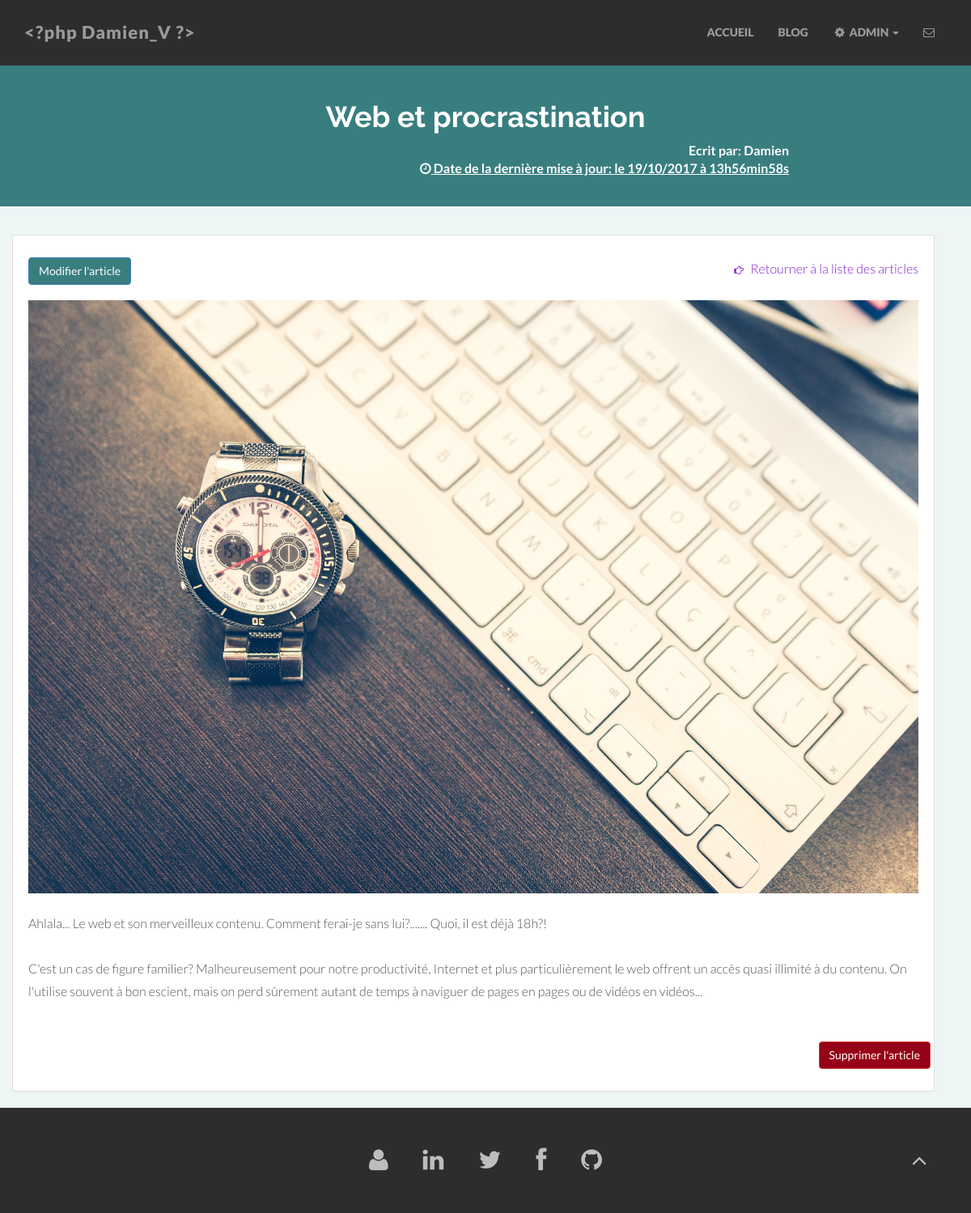
Page /index.php?post&id=64 on the committed database.
### tables this page shows
CREATE TABLE `post` (
  `id` int(11) NOT NULL,
  `title` varchar(255) NOT NULL,
  `content` text NOT NULL,
  `author` varchar(50) NOT NULL,
  `creation_date` datetime NOT NULL,
  `update_date` datetime DEFAULT NULL,
  `photo` varchar(255) NOT NULL
);

### app/Controller.php (called while the page is built, shortened)
<?php
class Controller
{
    protected $post_manager;
    public function __construct()
    {
        $this->db = Database::connect();
        $this->post_manager = new Manager($this->db);
    }
    public function getPost()
    {
        if(!empty($_GET['id']))
        {
            $id = Functions::checkinput($_GET['id']);
        }
        else
        {
            $id = 1;
        }
        $post = $this->post_manager->getPost($id);
        include "pages/post.php";
    }
}

### app/Autoloader.php (called while the page is built, shortened)
<?php
class Autoloader
{
    public static function autoload($class)
    {
        $class = str_replace(__NAMESPACE__."\\", "", $class);
        $class = str_replace("\\", "/", $class);
    }
}

### app/Database.php (called while the page is built, shortened)
<?php
class Database
{
    private static $dbHost = "localhost";
    private static $dbName = "personnal_blog";
    private static $dbUser = "root";
    private static $dbUserPassword = "";
    private static $connection = null;
    public static function connect()
    {
        try
        {
            self::$connection = new \PDO("mysql:host=" . self::$dbHost . "; dbname=" . self::$dbName, self::$dbUser, self::$dbUserPassword);
        }
        catch (PDOException $e)
        {
            die($e -> getMessage());
        }
        return self::$connection;
    }
    public static function disconnect()
    {
        self::$connection = null;
    }
}

### app/Functions.php (called while the page is built, shortened)
<?php
class Functions
{
    public static function checkInput($data)
    {
        $data = trim($data);
        $data = stripslashes($data);
        $data = htmlspecialchars($data);
        return $data;
    }
}

### app/Manager.php (called while the page is built, shortened)
<?php
class Manager
{
    private $database;
    public function __construct($database)
    {
        $this->database = $database;
    }
    public function getPost($id)
    {
        $statement = $this->database->prepare("   SELECT id, title, content, author, photo, DATE_FORMAT(creation_date, 'le %d/%m/%Y à %Hh%imin%ss') AS creation_date_fr, DATE_FORMAT(update_date, 'le %d/%m/%Y à %Hh%imin%ss') AS update_date_fr
                                                  FROM post
                                                  WHERE id = ?");
        $statement->execute(array($id));
        $datas = $statement->fetch();
        $post = new Post($datas);
        return $post;
    }
}

### app/Post.php (called while the page is built, shortened)
<?php
class Post
{
    protected $id;
    protected $title;
    protected $content;
    protected $author;
    protected $creation_date_fr;
    protected $update_date_fr;
    protected $photo;
    public function getId()
    {
        return $this->id;
    }
    public function getTitle()
    {
        return $this->title;
    }
    public function getContent()
    {
        return nl2br($this->content);
    }
    public function getAuthor()
    {
        return $this->author;
    }
    public function getCreationDate()
    {
        return $this->creation_date_fr;
    }
    public function getUpdateDate()
    {
        return $this->update_date_fr;
    }
    public function getPhoto()
    {
        return $this->photo;
    }
    public function setAuthor($author)
    {
        $this->author = $author;
    }
    public function setId($id)
    {
        $this->id = $id;
    }
    public function setTitle($title)
    {
        $this->title = $title;
    }
    public function setContent($content)
    {
        $this->content = $content;
    }
    public function setCreationDate($creation_date)
    {
        $this->creation_date_fr = $creation_date;
    }
    public function setUpdateDate($update_date)
    {
        $this->update_date_fr = $update_date;
    }
    public function setPhoto($photo)
    {
        $this->photo = $photo;
    }
}

### pages/post.php (the view, shortened to what this page needs)
<div id="blue">
    <div class="container">
        <div class="row centered">
            <div class="col-lg-8 col-lg-offset-2">
                <h1 class="text-center"><b><?= $post->getTitle(); ?></b></h1>
                <div class="text-right">
                    <div><b>
                            <?php
                            if($post->getUpdateDate() != $post->getCreationDate())
                            {
                                echo "Mis à jour";
                            }
                            else
                            {
                                echo "Ecrit";
                            }
                            ?> par: <?= $post->getAuthor(); ?></b>
                        <div style="text-decoration: underline; font-weight: bold;"><i class="fa fa-clock-o" aria-hidden="true"></i> Date de la dernière mise à jour: <?= $post->getUpdateDate(); ?></div>
                    </div>
                </div>
            </div>
        </div>
    </div>
</div>
<div class="container desc">
    <div class="row thumbnail home-post-mobile">
        <br>
        <div class="text-left col-md-6" ><a href="index.php?update&id=<?= $post->getId(); ?>" class="btn btn-primary">Modifier l'article</a></div>
        <div class="text-right col-md-6">
            <a href="index.php?blog" class="return"><p><i class="fa fa-hand-o-right" aria-hidden="true"></i> Retourner à la liste des articles</p></a>
        </div>
        <br>
        <br>
        <div class="col-xs-12">
            <img class="center-block img-responsive" src="assets/post_photo/<?= $post->getPhoto(); ?>" alt="">
        </div>
        <br>
        <div class="col-xs-12">
            <p class="post-content"><?= $post->getContent(); ?></p>
        </div>
        <br>
        <div class="text-right"><a class="btn btn-danger" data-toggle="modal" data-target="#suppressModal">Supprimer l'article</a></div>
        <br>
    </div>
</div>

### assets/css/main.css (style rules this page uses)
body { background-color: #edf5f5; font-family: "Lato"; font-weight: 300; font-size: 16px; color: #555; -webkit-font-smoothing: antialiased; -webkit-overflow-scrolling: touch; margin-top: 70px; }
h1, h2, h3, h4, h5, h6 { font-family: "Raleway"; font-weight: 300; color: #333; }
p { line-height: 28px; margin-bottom: 25px; }
.centered { text-align: center; }
a { color: #831FCC; word-wrap: break-word; -webkit-transition: color 0.1s ease-in, background 0.1s ease-in; -moz-transition: color 0.1s ease-in, background 0.1s ease-in; -ms-transition: color 0.1s ease-in, background 0.1s ease-in; -o-transition: color 0.1s ease-in, background 0.1s ease-in; transition: color 0.1s ease-in, background 0.1s ease-in; }
a:before, a:after { -webkit-transition: color 0.1s ease-in, background 0.1s ease-in; -moz-transition: color 0.1s ease-in, background 0.1s ease-in; -ms-transition: color 0.1s ease-in, background 0.1s ease-in; -o-transition: color 0.1s ease-in, background 0.1s ease-in; transition: color 0.1s ease-in, background 0.1s ease-in; }
#blue h1 { color: white; font-weight: 700; }
#blue .text-right { color: #fff; }
.desc { padding-top: 35px; }
.desc i { color: #831FCC; font-size: 12px; padding: 5px; }
.btn-primary { background: #397e7f !important; }
.btn-danger { background: #960018 !important; }
#blue { background: #397e7f; padding-top: 35px; padding-bottom: 35px; }

### rows in the picture
post: title "Web et procrastination", author "Damien", photo (picture), content "Ahlala... Le web et son merveilleux contenu. Comment ferai-je sans lui?....... Quoi, il est déjà 18h?! C'est un cas de figure familier? Malheureusement pour notre productivité, Internet et plus particulièrement le web offrent un accès quasi illimité à du contenu. On l'utilise souvent à bon escient, mais on perd sûrement autant de temps à naviguer de pages en pages ou de vidéos en vidéos..."

### other values in the picture
$post->getUpdateDate() "le 19/10/2017 à 13h56min58s"
